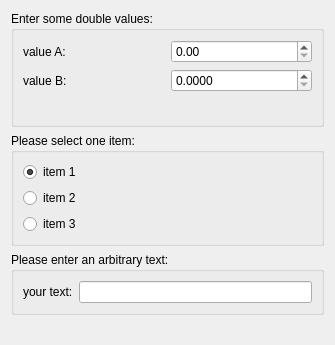
<?xml version="1.0" encoding="UTF-8"?>
<ui version="4.0">
 <class>Form</class>
 <widget class="QWidget" name="Form">
  <property name="geometry">
   <rect>
    <x>0</x>
    <y>0</y>
    <width>335</width>
    <height>345</height>
   </rect>
  </property>
  <property name="windowTitle">
   <string>My first dialog</string>
  </property>
  <layout class="QVBoxLayout" name="verticalLayout_2">
   <item>
    <widget class="QGroupBox" name="groupBox">
     <property name="title">
      <string>Enter some double values:</string>
     </property>
     <layout class="QGridLayout" name="gridLayout">
      <item row="0" column="0">
       <widget class="QLabel" name="label_2">
        <property name="text">
         <string>value A:</string>
        </property>
       </widget>
      </item>
      <item row="1" column="0">
       <widget class="QLabel" name="label_3">
        <property name="text">
         <string>value B:</string>
        </property>
       </widget>
      </item>
      <item row="1" column="1">
       <widget class="QDoubleSpinBox" name="spinValueB">
        <property name="decimals">
         <number>4</number>
        </property>
       </widget>
      </item>
      <item row="0" column="1">
       <widget class="QDoubleSpinBox" name="spinValueA"/>
      </item>
      <item row="2" column="1">
       <spacer name="verticalSpacer">
        <property name="orientation">
         <enum>Qt::Vertical</enum>
        </property>
        <property name="sizeHint" stdset="0">
         <size>
          <width>20</width>
          <height>40</height>
         </size>
        </property>
       </spacer>
      </item>
     </layout>
    </widget>
   </item>
   <item>
    <widget class="QGroupBox" name="groupBox_2">
     <property name="title">
      <string>Please select one item:</string>
     </property>
     <layout class="QVBoxLayout" name="verticalLayout">
      <item>
       <widget class="QRadioButton" name="radioItem1">
        <property name="text">
         <string>item 1</string>
        </property>
        <property name="checked">
         <bool>true</bool>
        </property>
       </widget>
      </item>
      <item>
       <widget class="QRadioButton" name="radioItem2">
        <property name="text">
         <string>item 2</string>
        </property>
       </widget>
      </item>
      <item>
       <widget class="QRadioButton" name="radioItem3">
        <property name="text">
         <string>item 3</string>
        </property>
       </widget>
      </item>
     </layout>
    </widget>
   </item>
   <item>
    <widget class="QGroupBox" name="groupBox_3">
     <property name="title">
      <string>Please enter an arbitrary text:</string>
     </property>
     <layout class="QHBoxLayout" name="horizontalLayout">
      <item>
       <widget class="QLabel" name="label">
        <property name="text">
         <string>your text:</string>
        </property>
       </widget>
      </item>
      <item>
       <widget class="QLineEdit" name="txtText"/>
      </item>
     </layout>
    </widget>
   </item>
   <item>
    <spacer name="verticalSpacer_2">
     <property name="orientation">
      <enum>Qt::Vertical</enum>
     </property>
     <property name="sizeHint" stdset="0">
      <size>
       <width>20</width>
       <height>36</height>
      </size>
     </property>
    </spacer>
   </item>
  </layout>
 </widget>
 <resources/>
 <connections/>
</ui>
